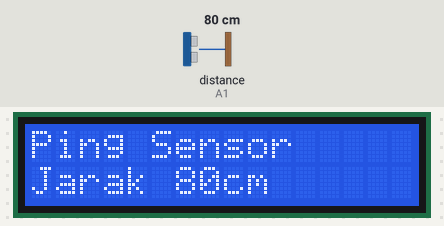
Recording of a sketch running on a simulated Arduino Uno, built with avr-gcc and run on an emulated ATmega328P. On the bench: 16×2 character LCD. Wiring (inferred from the names in the program): ultrasonic range finder: trigger A1; echo A1. The inputs (shaded band) are chosen by the test bench; at power-on: distance to the obstacle (sensor on A1) 80 cm. The echo pulse lasts 58.3 µs per cm.

Above: at 1.2 s.
1.3 s: distance to the obstacle (sensor on A1) set to 4 cm
At 2.5 s:
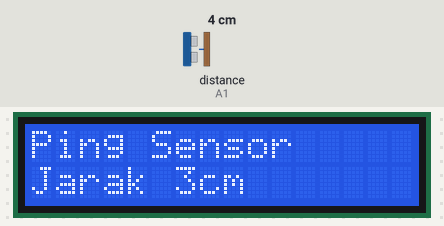
2.8 s: distance to the obstacle (sensor on A1) set to 2 cm
At 3.8 s:
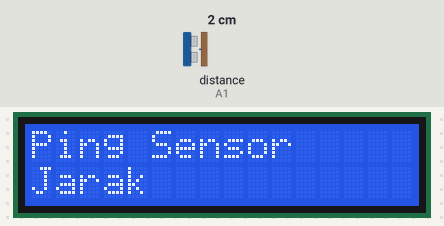
4.3 s: distance to the obstacle (sensor on A1) set to 9 cm
At 5.3 s:
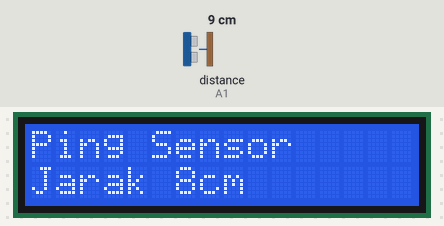
Timing chart, 0 to 7.3 s (numbered marks = the images above; inputs shaded):
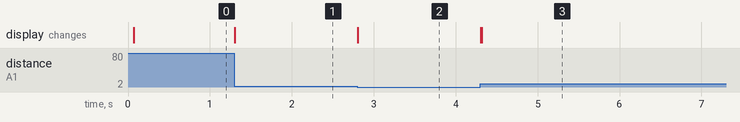

The sketch:

13_16520176_02.ino
```cpp
#include<LiquidCrystal.h>

LiquidCrystal lcd (7,6,5,4,3,2);		//pinArduino terhubung LCD
const int pingPin = A1;				//pin Arduino terhubung Ultrasonic
long dur, cm;							// simpan nilai durasi dan jarak (cm)

void setup(){
  lcd.begin(16,2);						//atur jumlah kolom dan baris LCD
  lcd.print("Ping Sensor");
}

void loop(){
  cm=read_sensor_ultrasonic();

  lcd.setCursor(0,1);					// atur kursor ke kolom 0 baris 1
  lcd.print("Jarak ");
  lcd.setCursor(6,1);					// atur kursor ke kolom 6 baris 1
  lcd.print(cm);						// cetak nilai jarak
  print_unit_cm(cm);					// cetak satuan (cm)
}

int read_sensor_ultrasonic(){
  pinMode(pingPin, OUTPUT);				// atur pin sebagai OUTPUT
  digitalWrite(pingPin, LOW);			// beri sinyal awal LOW
  delayMicroseconds(2);					// jeda 2 us
  digitalWrite(pingPin,HIGH);			// trigger sensor dengan sinyal HIGH
  delayMicroseconds(5);					// trigger sensor selama 5 us
  digitalWrite(pingPin, LOW);			// beri sinyal LOW

  pinMode(pingPin, INPUT);				// atur pin sebagai INPUT
  dur = pulseIn(pingPin, HIGH);			// sinyal HIGH untuk dapat durasi
  cm = microsecondsToCentimeters(dur);	// konversi us ke cm

  if (cm >= 2 && cm <=300){
    return cm;
  } else {
    return 0;
  }
}

long microsecondsToCentimeters(long ms){
  // kecepatan suara 340 cm/s atau 29 us/cm
  // dibagi dua untuk mencari jarak sensor-objek
  return ms/29/2;
}

void print_unit_cm(long cm){

  int ROW = 1;							//nomor baris
  int ERR_Digit = 6;					// koordinat kolom
  int oneDigit = 7;						// koordinat kolom
  int twoDigit = 8;						// koordinat kolom
  int threeDigit=9;						// koordinat kolom
  int lenUnit= 2;						// jumlah karakter satuan

  if (cm>=2 && cm < 10){				// jarak 2-9 cm
    lcd.setCursor(oneDigit,ROW);		// atur posisi kursor
    lcd.print("cm");
    print_blank(oneDigit + lenUnit, ROW); // jarak 10-99 cm
  } else if (cm >=10 && cm < 100){		// atur posisi kursor
    lcd.setCursor(twoDigit,ROW);
    lcd.print("cm");
    print_blank(twoDigit + lenUnit,ROW);
  } else if (cm >=100 && cm < 330){		// jarak 100- 329 cm
    lcd.setCursor(threeDigit,ROW);		// atur posisi kursor
    lcd.print("cm");
    print_blank(threeDigit + lenUnit,ROW);
  } else {
    lcd.setCursor(ERR_Digit,ROW);		// bukan dalam range jarak yang diukur
    print_blank(ERR_Digit,ROW);			// posisi kursor diatur kalau kasus luar jarak range ukur
  }
}

void print_blank(int col, int row){
  /* cetak spasi/blank sampai kolom ke-16*/

  int total_col = 16;
  for (int i = col; i< total_col; i ++){
    lcd.setCursor(i,row);
    lcd.print(" ");
  }
}


    
```

Measured:
- the behaviour switches between 3 and 2 cm on distance to the obstacle (sensor on A1) (found by bisection; images 1 and 2)
- after the input at 1.3 s, the display: changes at once (image 1)
- after the input at 2.8 s, the display: changes at once (image 2)
- after the input at 4.3 s, the display: changes at once (image 3)
